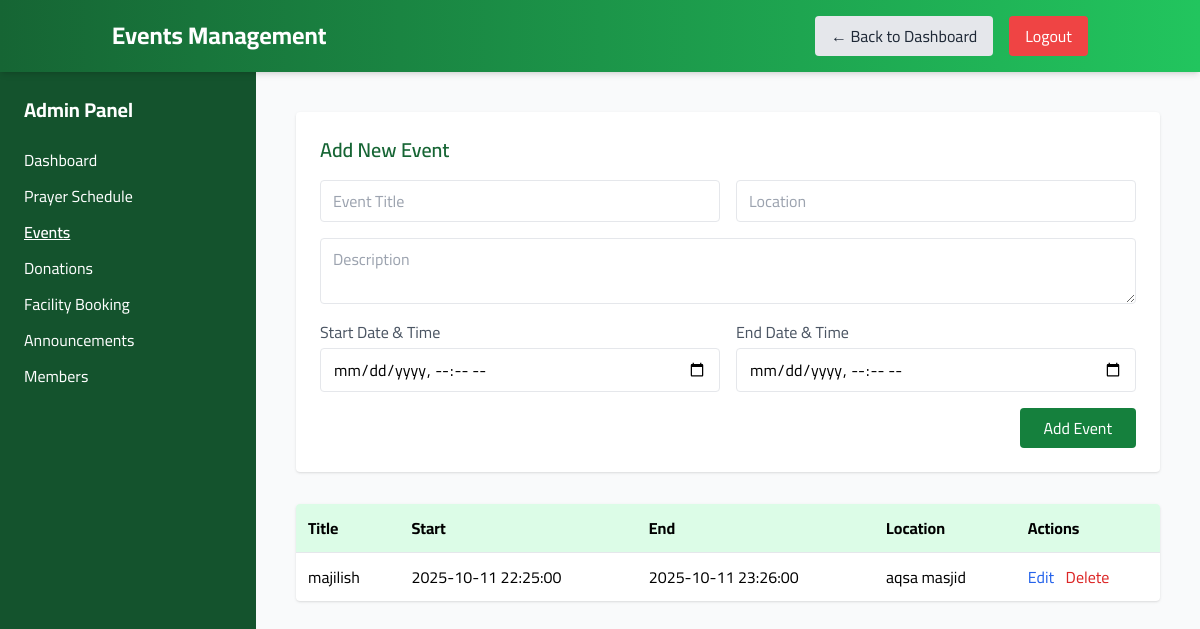
/admin/events.php (signed in), run on the app's committed database.
### tables this page shows
CREATE TABLE `events` (
  `id` int(11) NOT NULL,
  `title` varchar(200) NOT NULL,
  `description` text DEFAULT NULL,
  `start_datetime` datetime DEFAULT NULL,
  `end_datetime` datetime DEFAULT NULL,
  `location` varchar(255) DEFAULT NULL,
  `created_at` timestamp NOT NULL DEFAULT current_timestamp()
);

### includes/functions.php (called while the page is built, shortened)
<?php
function h($s){ return htmlspecialchars($s, ENT_QUOTES, 'UTF-8'); }
?>

### admin/events.php (the view, shortened to what this page needs)
<?php
require_once __DIR__ . '/../includes/db.php';
require_once __DIR__ . '/../includes/functions.php';
$events = $pdo->query("SELECT * FROM events ORDER BY start_datetime DESC")->fetchAll();
?>
<!DOCTYPE html>
<html lang="en">
<head>
<script src="https://cdn.tailwindcss.com"></script>
</head>
<body class="bg-gray-50 min-h-screen">
<header class="bg-gradient-to-r from-green-800 to-green-500 text-white shadow-md sticky top-0 z-50">
  <div class="container mx-auto flex justify-between items-center px-6 py-4">
    <h1 class="text-2xl font-bold">Events Management</h1>
    <nav class="space-x-4 hidden md:flex">
      <a href="index.php" class="bg-gray-200 text-gray-800 px-4 py-2 rounded hover:bg-gray-300 transition">&#8592; Back to Dashboard</a>
      <a href="../auth/logout.php" class="bg-red-500 px-4 py-2 rounded hover:bg-red-600 transition">Logout</a>
    </nav>
  </div>
</header>
<div class="flex">
  <aside id="sidebar" class="w-64 bg-green-900 text-white min-h-screen p-6 hidden md:block">
    <h2 class="text-xl font-bold mb-6">Admin Panel</h2>
    <ul>
      <li class="mb-3"><a href="index.php" class="hover:underline">Dashboard</a></li>
      <li class="mb-3"><a href="prayers.php" class="hover:underline">Prayer Schedule</a></li>
      <li class="mb-3"><a href="events.php" class="font-semibold underline">Events</a></li>
      <li class="mb-3"><a href="donations.php" class="hover:underline">Donations</a></li>
      <li class="mb-3"><a href="booking.php" class="hover:underline">Facility Booking</a></li>
      <li class="mb-3"><a href="announcements.php" class="hover:underline">Announcements</a></li>
      <li class="mb-3"><a href="members.php" class="hover:underline">Members</a></li>
    </ul>
  </aside>
  <main class="flex-1 p-6 md:p-10">
    <div class="bg-white p-6 rounded shadow mb-8">
      <h2 class="text-xl font-semibold mb-4 text-green-800">Add New Event</h2>
      <form method="post" class="grid grid-cols-1 md:grid-cols-2 gap-4">
        <input name="title" placeholder="Event Title" class="border rounded px-3 py-2 w-full" required>
        <input name="location" placeholder="Location" class="border rounded px-3 py-2 w-full">
        <textarea name="description" placeholder="Description" class="border rounded px-3 py-2 md:col-span-2"></textarea>
        <div>
          <label class="block text-gray-600 mb-1">Start Date & Time</label>
          <input type="datetime-local" name="start_datetime" class="border rounded px-3 py-2 w-full" required>
        </div>
        <div>
          <label class="block text-gray-600 mb-1">End Date & Time</label>
          <input type="datetime-local" name="end_datetime" class="border rounded px-3 py-2 w-full">
        </div>
        <div class="md:col-span-2 text-right">
          <button class="bg-green-700 text-white px-6 py-2 rounded hover:bg-green-600 transition">Add Event</button>
        </div>
      </form>
    </div>
    <div class="bg-white rounded shadow overflow-x-auto">
      <table class="w-full table-auto">
        <thead class="bg-green-100">
          <tr>
            <th class="p-3 text-left">Title</th>
            <th class="p-3 text-left">Start</th>
            <th class="p-3 text-left">End</th>
            <th class="p-3 text-left">Location</th>
            <th class="p-3 text-left">Actions</th>
          </tr>
        </thead>
        <tbody>
          <?php if ($events): ?>
            <?php foreach ($events as $e): ?>
            <tr class="border-t hover:bg-gray-50">
              <td class="p-3"><?php echo h($e['title']); ?></td>
              <td class="p-3"><?php echo h($e['start_datetime']); ?></td>
              <td class="p-3"><?php echo h($e['end_datetime']); ?></td>
              <td class="p-3"><?php echo h($e['location']); ?></td>
              <td class="p-3 space-x-2">
                <a href="event_edit.php?id=<?php echo $e['id']; ?>" class="text-blue-600 hover:underline">Edit</a>
                <a href="events.php?action=delete&id=<?php echo $e['id']; ?>" class="text-red-600 hover:underline" onclick="return confirm('Delete this event?')">Delete</a>
              </td>
            </tr>
            <?php endforeach; ?>
          <?php else: ?>
            <tr>
              <td colspan="5" class="p-3 text-center text-gray-500">No events added yet.</td>
            </tr>
          <?php endif; ?>
        </tbody>
      </table>
    </div>
  </main>
</div>
</body>
</html>

### admin/events.php (style rules this page uses)
body { font-family: 'Cairo', sans-serif; }

### data on the page
events: title "majilish", start_datetime "2025-10-11 22:25:00", end_datetime "2025-10-11 23:26:00", location "aqsa masjid"
